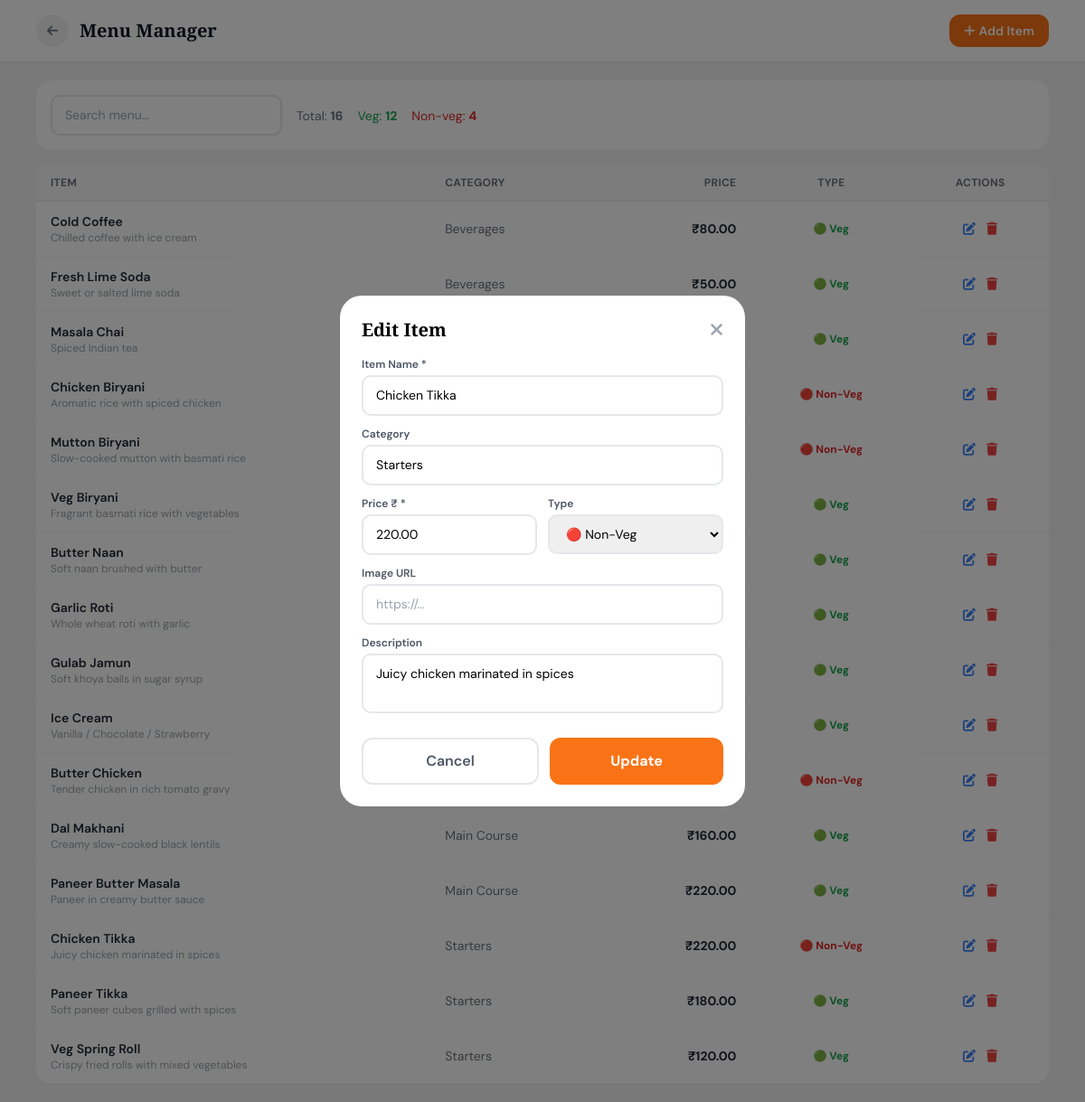
Screenshot of /admin/menu.php?edit=2 (signed in) with the database file from the repository.
### tables this page shows
CREATE TABLE IF NOT EXISTS `menu_master` (
  `MenuId` int(11) NOT NULL AUTO_INCREMENT,
  `MenuSubCategoryName` varchar(100) DEFAULT NULL,
  `MenuName` varchar(150) NOT NULL,
  `MenuImageUrl` varchar(500) DEFAULT NULL,
  `Description` text DEFAULT NULL,
  `Rate` decimal(10,2) NOT NULL DEFAULT 0,
  `MenuTypeId` tinyint(1) DEFAULT 1 COMMENT '1=Veg 2=NonVeg',
  `Discount` decimal(5,2) DEFAULT 0,
  `is_available` tinyint(1) DEFAULT 1,
  PRIMARY KEY (`MenuId`)
);

### admin/menu.php (the view, shortened to what this page needs)
<?php
require_once '../connection.php';
$items   = $pdo->query("SELECT * FROM menu_master ORDER BY MenuSubCategoryName, MenuName")->fetchAll();
$edit = null;
if (isset($_GET['edit'])) {
    $s = $pdo->prepare("SELECT * FROM menu_master WHERE MenuId=?");
    $s->execute([(int)$_GET['edit']]);
    $edit = $s->fetch();
}
?>
<!DOCTYPE html>
<html lang="en">
<head>
<script src="https://cdn.tailwindcss.com"></script>
<link rel="stylesheet" href="https://cdnjs.cloudflare.com/ajax/libs/font-awesome/6.5.0/css/all.min.css"/>
</head>
<body class="bg-gray-100 min-h-screen">
<div class="bg-white border-b border-gray-200 sticky top-0 z-40">
  <div class="flex items-center justify-between px-4 py-4 max-w-6xl mx-auto">
    <div class="flex items-center gap-3">
      <a href="dashboard.php" class="w-9 h-9 bg-gray-100 rounded-full flex items-center justify-center text-gray-500">
        <i class="fas fa-arrow-left text-sm"></i>
      </a>
      <h1 class="font-display text-xl font-bold text-gray-900">Menu Manager</h1>
    </div>
    <button onclick="document.getElementById('addModal').classList.remove('hidden')"
            class="bg-orange-500 text-white px-4 py-2 rounded-xl font-semibold text-sm">
      <i class="fas fa-plus mr-1"></i>Add Item
    </button>
  </div>
</div>
<div class="max-w-6xl mx-auto px-4 py-5">
  <div class="bg-white rounded-2xl shadow-sm p-4 mb-4 flex flex-wrap items-center gap-4">
    <input type="text" id="search" placeholder="Search menu…"
           class="field w-full sm:w-64" oninput="filterMenu(this.value)"/>
    <div class="flex gap-4 text-sm">
      <span class="text-gray-500">Total: <strong><?= count($items) ?></strong></span>
      <span class="text-green-600">Veg: <strong><?= count(array_filter($items, fn($i)=>$i['MenuTypeId']<=1)) ?></strong></span>
      <span class="text-red-600">Non-veg: <strong><?= count(array_filter($items, fn($i)=>$i['MenuTypeId']==2)) ?></strong></span>
    </div>
  </div>
  <div class="bg-white rounded-2xl shadow-sm overflow-hidden">
    <div class="overflow-x-auto">
      <table class="w-full text-sm">
        <thead class="bg-gray-50 border-b text-gray-500 font-semibold text-xs uppercase tracking-wide">
          <tr>
            <th class="px-4 py-3 text-left">Item</th>
            <th class="px-4 py-3 text-left hidden md:table-cell">Category</th>
            <th class="px-4 py-3 text-right">Price</th>
            <th class="px-4 py-3 text-center">Type</th>
            <th class="px-4 py-3 text-center">Actions</th>
          </tr>
        </thead>
        <tbody id="menuTbl">
        <?php foreach ($items as $item): $isVeg = $item['MenuTypeId'] <= 1; ?>
        <tr class="border-b border-gray-50 hover:bg-gray-50 menu-row" data-nm="<?= strtolower(htmlspecialchars($item['MenuName'])) ?>">
          <td class="px-4 py-3">
            <div class="flex items-center gap-3">
              <div>
                <p class="font-semibold text-gray-800"><?= htmlspecialchars($item['MenuName']) ?></p>
                <p class="text-xs text-gray-400 truncate max-w-xs"><?= htmlspecialchars($item['Description'] ?? '') ?></p>
              </div>
            </div>
          </td>
          <td class="px-4 py-3 text-gray-500 hidden md:table-cell"><?= htmlspecialchars($item['MenuSubCategoryName']) ?></td>
          <td class="px-4 py-3 text-right font-bold text-gray-800">₹<?= number_format($item['Rate'],2) ?></td>
          <td class="px-4 py-3 text-center text-xs font-bold <?= $isVeg?'text-green-600':'text-red-600' ?>">
            <?= $isVeg ? '🟢 Veg' : '🔴 Non-Veg' ?>
          </td>
          <td class="px-4 py-3 text-center">
            <div class="flex justify-center gap-3">
              <a href="?edit=<?= $item['MenuId'] ?>" class="text-blue-500 hover:text-blue-700"><i class="fas fa-edit"></i></a>
              <form method="POST" class="inline" onsubmit="return confirm('Delete?')">
                <button type="submit" class="text-red-500 hover:text-red-700"><i class="fas fa-trash"></i></button>
              </form>
            </div>
          </td>
        </tr>
        <?php endforeach; ?>
        </tbody>
      </table>
    </div>
  </div>
</div>
<div id="addModal" class="<?= $edit ? '' : 'hidden' ?> fixed inset-0 bg-black/50 z-50 flex items-end md:items-center justify-center p-4">
  <div class="bg-white rounded-3xl w-full max-w-md p-6 overflow-y-auto max-h-[90vh]">
    <div class="flex justify-between items-center mb-4">
      <h2 class="font-display text-xl font-bold"><?= $edit ? 'Edit' : 'Add' ?> Item</h2>
      <button onclick="closeModal()" class="text-gray-400 hover:text-gray-600 text-xl"><i class="fas fa-times"></i></button>
    </div>
    <form method="POST">
      <div class="space-y-3">
        <div>
          <label class="text-xs font-semibold text-gray-600 block mb-1">Item Name *</label>
          <input type="text" name="name" required class="field" value="<?= htmlspecialchars($edit['MenuName'] ?? '') ?>" placeholder="e.g. Butter Chicken"/>
        </div>
        <div>
          <label class="text-xs font-semibold text-gray-600 block mb-1">Category</label>
          <input type="text" name="sub_cat" class="field" list="cats" value="<?= htmlspecialchars($edit['MenuSubCategoryName'] ?? '') ?>" placeholder="e.g. Main Course"/>
        </div>
        <div class="grid grid-cols-2 gap-3">
          <div>
            <label class="text-xs font-semibold text-gray-600 block mb-1">Price ₹ *</label>
            <input type="number" name="rate" step="0.01" required class="field" value="<?= $edit['Rate'] ?? '' ?>" placeholder="250"/>
          </div>
          <div>
            <label class="text-xs font-semibold text-gray-600 block mb-1">Type</label>
            <select name="type_id" class="field">
              <option value="2" <?= ($edit['MenuTypeId']??1)==2?'selected':'' ?>>🔴 Non-Veg</option>
            </select>
          </div>
        </div>
        <div>
          <label class="text-xs font-semibold text-gray-600 block mb-1">Image URL</label>
          <input type="url" name="image_url" class="field" value="<?= htmlspecialchars($edit['MenuImageUrl'] ?? '') ?>" placeholder="https://..."/>
        </div>
        <div>
          <label class="text-xs font-semibold text-gray-600 block mb-1">Description</label>
          <textarea name="description" rows="2" class="field resize-none" placeholder="Short description"><?= htmlspecialchars($edit['Description'] ?? '') ?></textarea>
        </div>
      </div>
      <div class="flex gap-3 mt-5">
        <button type="button" onclick="closeModal()" class="flex-1 py-3 rounded-xl border-2 border-gray-200 font-semibold text-gray-600">Cancel</button>
        <button type="submit" class="flex-1 py-3 rounded-xl bg-orange-500 text-white font-bold"><?= $edit ? 'Update' : 'Add Item' ?></button>
      </div>
    </form>
  </div>
</div>
</body>
</html>

### admin/menu.php (style rules this page uses)
* { font-family:'DM Sans',sans-serif; }
.font-display { font-family:'Playfair Display',serif; }
.field { width:100%; border:2px solid #e5e7eb; border-radius:10px; padding:10px 14px; font-size:14px; outline:none; transition:.2s; }

### rows the page displays
menu_master: MenuName "Cold Coffee", Description "Chilled coffee with ice cream", MenuSubCategoryName "Beverages", Rate "80.00", MenuTypeId "🟢 Veg"
menu_master: MenuName "Fresh Lime Soda", Description "Sweet or salted lime soda", MenuSubCategoryName "Beverages", Rate "50.00", MenuTypeId "🟢 Veg"
menu_master: MenuName "Masala Chai", Description "Spiced Indian tea", MenuTypeId "🟢 Veg"
menu_master: MenuName "Chicken Biryani", Description "Aromatic rice with spiced chicken", MenuTypeId "🔴 Non-Veg"
menu_master: MenuName "Mutton Biryani", Description "Slow-cooked mutton with basmati rice", MenuTypeId "🔴 Non-Veg"
menu_master: MenuName "Veg Biryani", Description "Fragrant basmati rice with vegetables", MenuTypeId "🟢 Veg"
menu_master: MenuName "Butter Naan", Description "Soft naan brushed with butter", MenuTypeId "🟢 Veg"
menu_master: MenuName "Garlic Roti", Description "Whole wheat roti with garlic", MenuTypeId "🟢 Veg"
menu_master: MenuName "Gulab Jamun", Description "Soft khoya balls in sugar syrup", MenuTypeId "🟢 Veg"
menu_master: MenuName "Ice Cream", Description "Vanilla / Chocolate / Strawberry", MenuTypeId "🟢 Veg"
menu_master: MenuName "Butter Chicken", Description "Tender chicken in rich tomato gravy", MenuTypeId "🔴 Non-Veg"
menu_master: MenuName "Dal Makhani", Description "Creamy slow-cooked black lentils", MenuSubCategoryName "Main Course", Rate "160.00", MenuTypeId "🟢 Veg"
menu_master: MenuName "Paneer Butter Masala", Description "Paneer in creamy butter sauce", MenuSubCategoryName "Main Course", Rate "220.00", MenuTypeId "🟢 Veg"
menu_master: MenuName "Chicken Tikka", Description "Juicy chicken marinated in spices", MenuSubCategoryName "Starters", Rate "220.00", shows "🔴 Non-Veg", name "Chicken Tikka", sub_cat "Starters", rate "220.00", type_id "🔴 Non-Veg", description "Juicy chicken marinated in spices"
menu_master: MenuName "Paneer Tikka", Description "Soft paneer cubes grilled with spices", MenuSubCategoryName "Starters", Rate "180.00", MenuTypeId "🟢 Veg"
menu_master: MenuName "Veg Spring Roll", Description "Crispy fried rolls with mixed vegetables", MenuSubCategoryName "Starters", Rate "120.00", MenuTypeId "🟢 Veg"

### other values shown
count($items) "16"
count(array_filter($items, fn($i)=>$i['MenuTypeId']<=1)) "12"
count(array_filter($items, fn($i)=>$i['MenuTypeId']==2)) "4"
